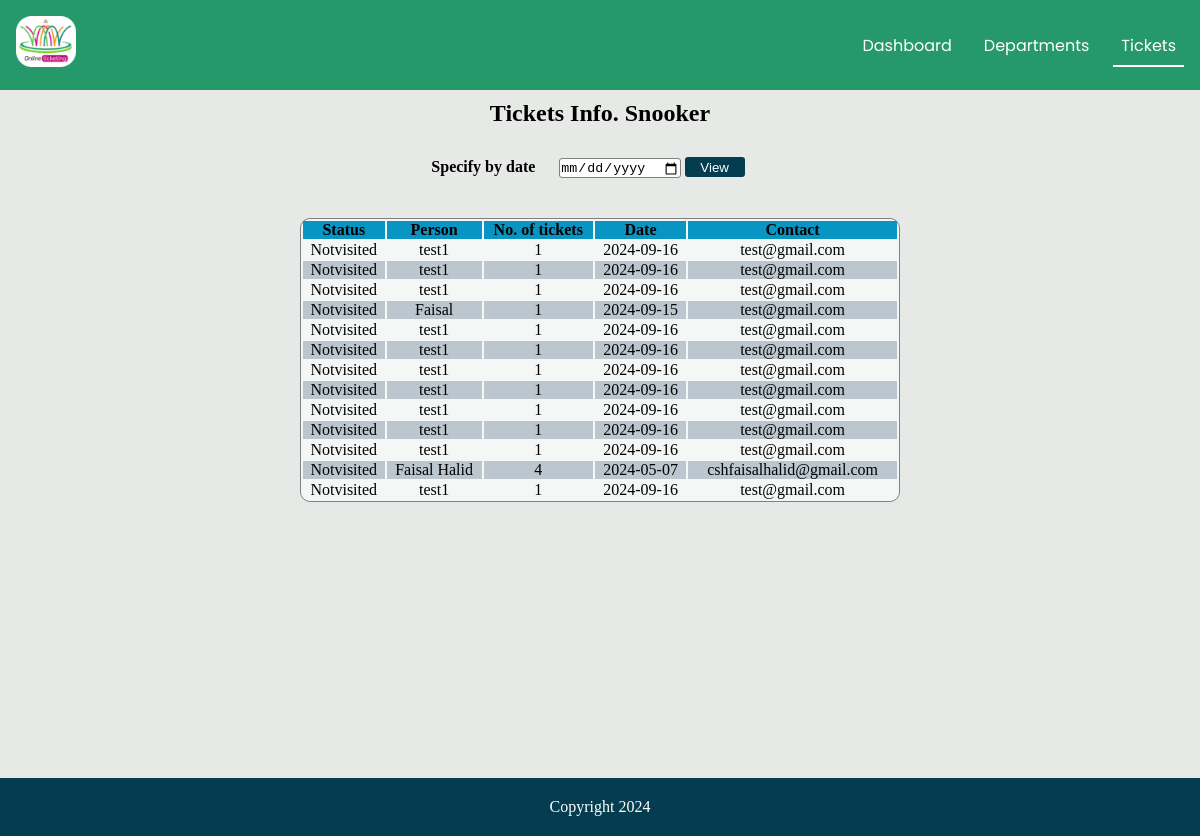
Screenshot of /tickets.php?id=6 (signed in) with the database file from the repository.
### tables this page shows
CREATE TABLE `departments` (
  `id` int(11) NOT NULL,
  `name` varchar(100) NOT NULL,
  `image` varchar(20) DEFAULT NULL,
  `price` int(11) NOT NULL,
  PRIMARY KEY (`id`)
);

CREATE TABLE `tickets` (
  `ticket_id` int(11) NOT NULL,
  `id` int(11) NOT NULL,
  `department` varchar(40) NOT NULL,
  `status` varchar(10) NOT NULL,
  `amount` int(11) NOT NULL,
  `customer` varchar(50) NOT NULL,
  `date` date NOT NULL,
  `address` varchar(40) DEFAULT NULL,
  `contact` varchar(40) DEFAULT NULL,
  `numberoftickets` int(11) DEFAULT NULL,
  PRIMARY KEY (`ticket_id`),
  KEY `id` (`id`),
  CONSTRAINT `tickets_ibfk_1` FOREIGN KEY (`id`) REFERENCES `departments` (`id`) ON DELETE CASCADE
);

### tickets.php (the view, shortened to what this page needs)
<?php
    include 'connection.php';
       $id = $_GET['id'];
        $DEPARTMENT = "SELECT name from departments where id = $id limit 1";
        $Dquery = mysqli_query($connection, $DEPARTMENT);
        $resD = mysqli_fetch_assoc($Dquery);
       if(isset($_GET['date'])){
        $date = $_GET['date'];
        $id = $_GET['id'];
          $SELECT = "SELECT status, customer, numberoftickets, contact, date, department  FROM tickets where date = '$date' and id = $id";
       }
       else{
          $id = $_GET['id'];
          $SELECT = "SELECT status, customer, numberoftickets, contact, date, department FROM tickets where id = $id";
         }
       $query = mysqli_query($connection, $SELECT);
       ?>
<!DOCTYPE html>
<html lang="en">
  <head>
    <link
      rel="stylesheet"
      href="https://cdnjs.cloudflare.com/ajax/libs/font-awesome/6.4.0/css/all.min.css"
    />
    <link rel="stylesheet" href="./css/tickets.css" />
  </head>
  <body>
    <nav>
      <a href="#home" id="logo"><img src="./images/logo.png"></a>
      <ul>
        <li>
          <a href="dashboard.php" >Dashboard</a>
        </li>
        <li>
            <a href="dashboard.php" class="">Departments</a>
          </li>
        <li>
            <a href="" class="active">Tickets</a>
          </li>
      </ul>
    </nav>
    <h2 id="h11">Tickets Info. <?php echo $resD['name']?></h2>
   <div class="query">
        <form action="#" method="get">
            <a for="date">Specify by date</a>
            <input type="date" name="date" id="date" required>
            <button name="view" type="submit">View</button>
        </form>
    </div>
    <div class="tablediv">
        <table>
        <tr>
            <th>Status</th>
            <th>Person</th>
            <th>No. of tickets</th>
            <th>Date</th>
            <th>Contact</th>
        </tr>
        <?php
          while($res = mysqli_fetch_assoc($query)){
            echo '
                <tr>
                      <td>'.$res['status'].'</td>
                      <td>'.$res['customer'].'</td>
                      <td>'.$res['numberoftickets'].'</td>
                      <td>'.$res['date'].'</td>
                      <td>'.$res['contact'].'</td>
                  </tr>
                ';
          }
        ?>
    </table>
    </div>
    <footer>
        <p>Copyright 2024</p>
    </footer>
  </body>
</html>

### css/tickets.css (style rules this page uses)
* { padding: 0; margin: 0; box-sizing: border-box; }
body { background-color: #e7e9e7; }
nav { font-family: "Poppins", sans-serif; display: flex; align-items: center; justify-content: space-between; background-color: #259969; padding: 1em; }
form { margin: 10px auto; }
nav a { text-decoration: none; text-transform: capitalize; color: #ffffff; }
#logo img { width:60px; }
ul { list-style: none; display: flex; gap: 1em; }
ul a { padding: 0.5em; }
.active { border-bottom: 2px solid #ffffff; }
#h11 { text-align: center; margin-top: 10px; margin-bottom: 10px; }
.tablediv { min-height: 70vh; }
table { width: 50%; text-align: center; border: 0.3px solid gray; margin: auto; border-radius: 10px; background-color: #f5f7f7; }
table th { background-color: #0895c4; }
table tr:nth-child(odd) { background-color: rgb(188, 198, 207); }
.query { width:98%; display: flex; align-items: center; justify-content: center; margin-bottom: 20px; padding:10px; flex-direction: column; }
.query a { font-weight: bold; margin-right: 20px; }
.query input[type='date'] { border-radius: 3px; border: 0.5px solid gray; height: 20px; }
.query button { border: none; background-color: #043d50; color: white; border-radius: 3px; width:60px; height: 20px; }
footer { background-color: #043d50; padding: 20px; display: flex; justify-content: center; align-items: center; color: #ffffff; }

### rows the page displays
departments: name "Snooker"
tickets: status "Notvisited", customer "test1", numberoftickets "1", date "2024-09-16", contact "test@gmail.com"
tickets: status "Notvisited", customer "test1", numberoftickets "1", date "2024-09-16", contact "test@gmail.com"
tickets: status "Notvisited", customer "test1", numberoftickets "1", date "2024-09-16", contact "test@gmail.com"
tickets: status "Notvisited", customer "Faisal", numberoftickets "1", date "2024-09-15", contact "test@gmail.com"
tickets: status "Notvisited", customer "test1", numberoftickets "1", date "2024-09-16", contact "test@gmail.com"
tickets: status "Notvisited", customer "test1", numberoftickets "1", date "2024-09-16", contact "test@gmail.com"
tickets: status "Notvisited", customer "test1", numberoftickets "1", date "2024-09-16", contact "test@gmail.com"
tickets: status "Notvisited", customer "test1", numberoftickets "1", date "2024-09-16", contact "test@gmail.com"
tickets: status "Notvisited", customer "test1", numberoftickets "1", date "2024-09-16", contact "test@gmail.com"
tickets: status "Notvisited", customer "test1", numberoftickets "1", date "2024-09-16", contact "test@gmail.com"
tickets: status "Notvisited", customer "test1", numberoftickets "1", date "2024-09-16", contact "test@gmail.com"
tickets: status "Notvisited", customer "Faisal Halid", numberoftickets "4", date "2024-05-07", contact "cshfaisalhalid@gmail.com"
tickets: status "Notvisited", customer "test1", numberoftickets "1", date "2024-09-16", contact "test@gmail.com"
